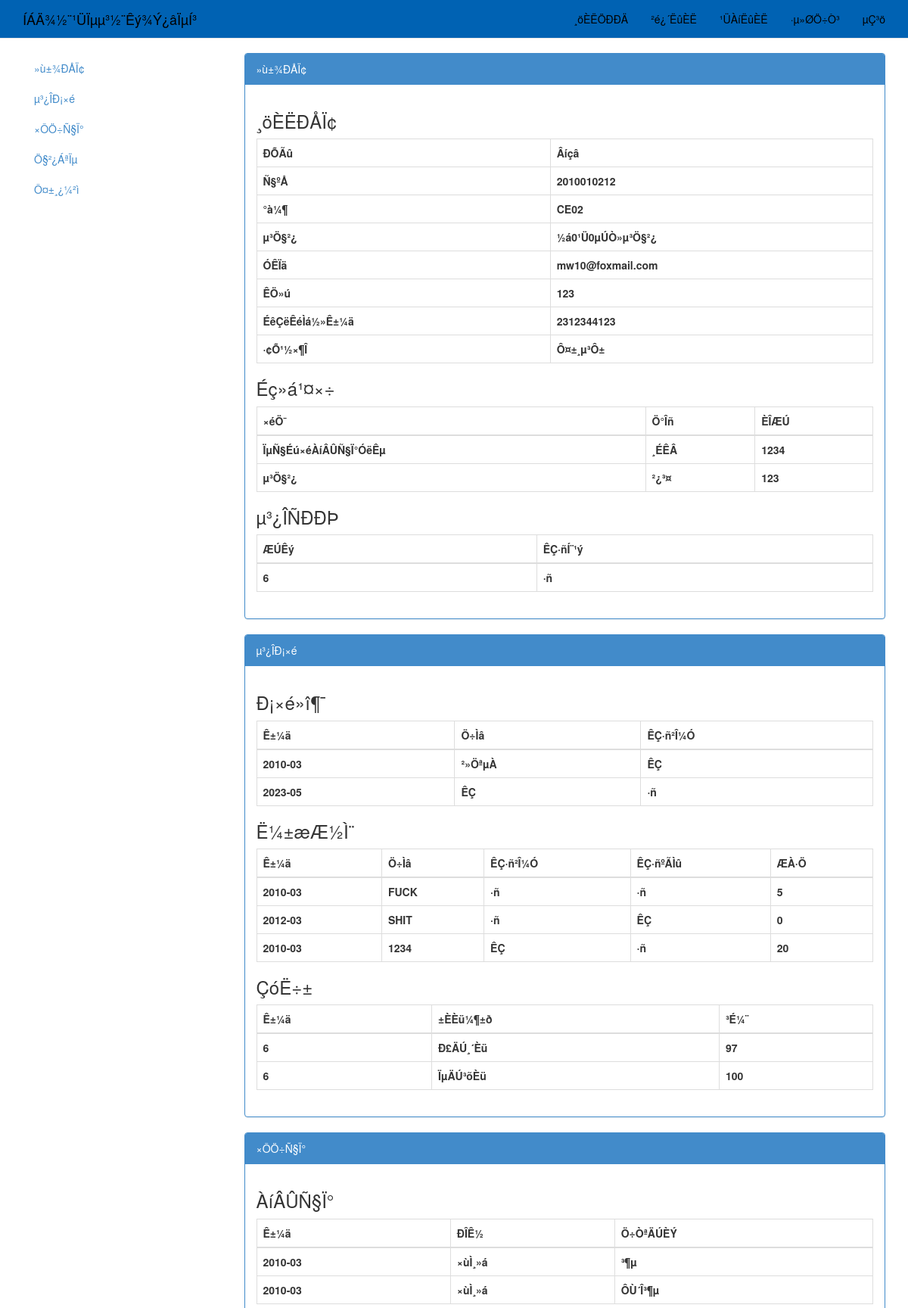
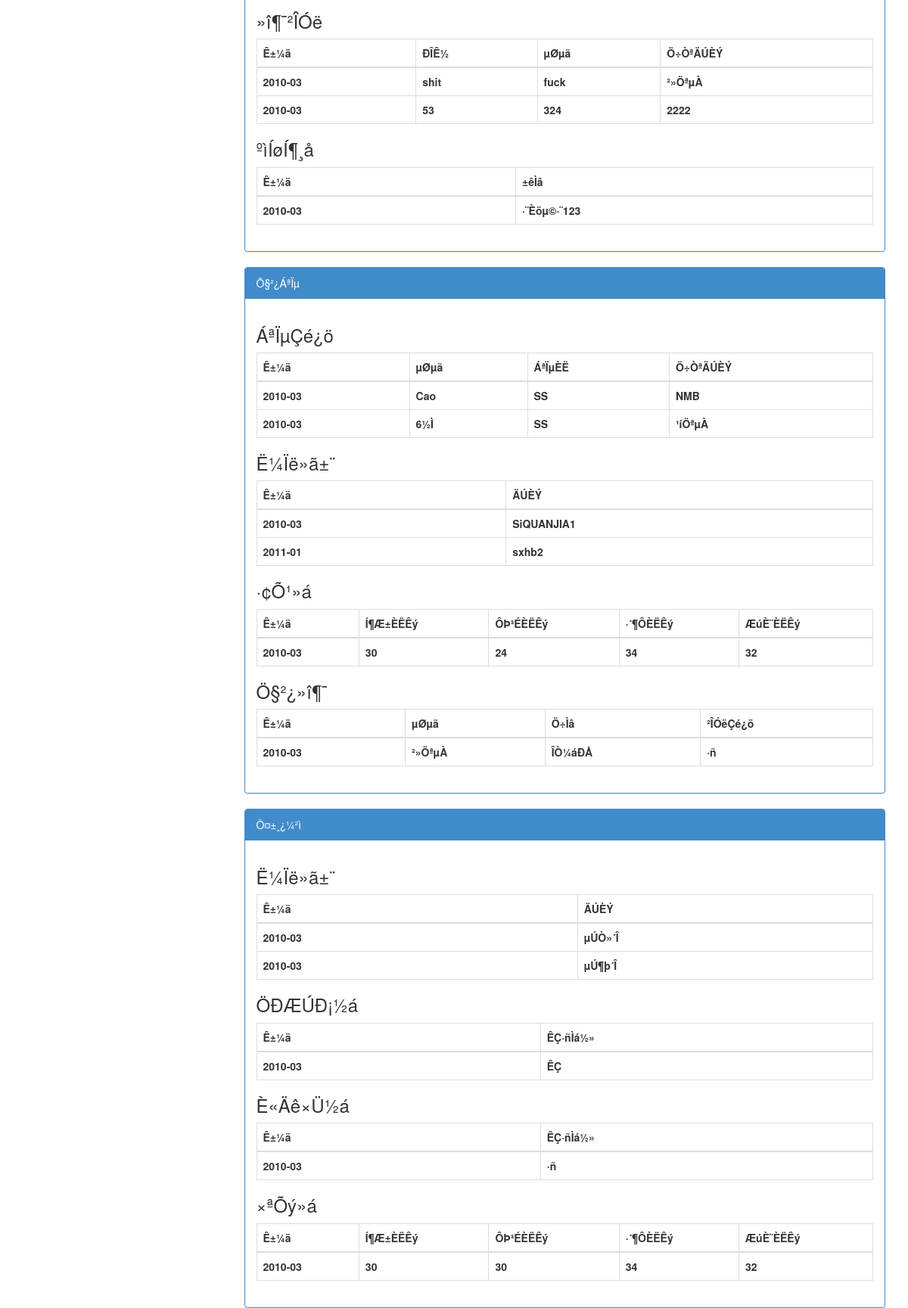
/personal.php (signed in, upper part), run on the app's committed database (2 pictures, top to bottom).
### tables this page shows
CREATE TABLE IF NOT EXISTS `useraccount` (
  `id` int(10) unsigned NOT NULL AUTO_INCREMENT,
  `account` varchar(20) NOT NULL,
  `name` varchar(20) DEFAULT NULL,
  `studentid` varchar(20) DEFAULT NULL,
  `class` varchar(20) DEFAULT NULL,
  `dangzhibu` varchar(20) NOT NULL,
  `mail` varchar(40) DEFAULT NULL,
  `cell` varchar(20) DEFAULT NULL,
  `tmstype` int(11) DEFAULT NULL,
  `time` varchar(20) DEFAULT NULL,
  `stage` int(2) DEFAULT '0',
  `adminroot` int(11) NOT NULL,
  `password` varchar(20) NOT NULL,
  PRIMARY KEY (`id`)
);

CREATE TABLE IF NOT EXISTS `basicinfo_socialwork` (
  `workid` int(11) NOT NULL AUTO_INCREMENT,
  `id` int(10) NOT NULL,
  `Associate` varchar(20) NOT NULL,
  `Position` varchar(20) NOT NULL,
  `Duration` varchar(20) NOT NULL,
  PRIMARY KEY (`workid`)
);

CREATE TABLE IF NOT EXISTS `basicinfo_dangke` (
  `dangkeid` int(11) NOT NULL AUTO_INCREMENT,
  `id` int(10) NOT NULL,
  `Qishu` varchar(20) NOT NULL,
  `Pass` varchar(10) NOT NULL,
  PRIMARY KEY (`dangkeid`)
);

CREATE TABLE IF NOT EXISTS `dangkexiaozu_activity` (
  `acitivityid` int(11) NOT NULL AUTO_INCREMENT,
  `id` int(10) NOT NULL,
  `Time` varchar(20) NOT NULL,
  `Theme` varchar(20) NOT NULL,
  `Attend` varchar(10) NOT NULL,
  PRIMARY KEY (`acitivityid`)
);

CREATE TABLE IF NOT EXISTS `dangkexiaozu_sibian` (
  `sibianid` int(11) NOT NULL AUTO_INCREMENT,
  `id` int(10) NOT NULL,
  `Time` varchar(20) NOT NULL,
  `Theme` varchar(20) NOT NULL,
  `Canjia` varchar(10) NOT NULL,
  `Haotie` varchar(10) NOT NULL,
  `pingfen` int(11) NOT NULL,
  PRIMARY KEY (`sibianid`)
);

CREATE TABLE IF NOT EXISTS `dangkexiaozu_qiusuo` (
  `qiusuoid` int(11) NOT NULL AUTO_INCREMENT,
  `Time` varchar(20) NOT NULL,
  `id` int(10) NOT NULL,
  `Level` varchar(20) NOT NULL,
  `Score` int(11) NOT NULL,
  PRIMARY KEY (`qiusuoid`)
);

CREATE TABLE IF NOT EXISTS `zizhu_lilun` (
  `lilunid` int(11) NOT NULL AUTO_INCREMENT,
  `id` int(10) NOT NULL,
  `Time` varchar(20) NOT NULL,
  `Style` varchar(20) NOT NULL,
  `Content` varchar(50) NOT NULL,
  PRIMARY KEY (`lilunid`)
);

CREATE TABLE IF NOT EXISTS `zizhu_huodong` (
  `huodong` int(11) NOT NULL AUTO_INCREMENT,
  `id` int(10) NOT NULL,
  `Time` varchar(20) NOT NULL,
  `Style` varchar(20) NOT NULL,
  `Position` varchar(20) NOT NULL,
  `Content` varchar(50) NOT NULL,
  PRIMARY KEY (`huodong`)
);

CREATE TABLE IF NOT EXISTS `zizhu_tougao` (
  `tougaoid` int(11) NOT NULL AUTO_INCREMENT,
  `id` int(10) NOT NULL,
  `Time` varchar(20) NOT NULL,
  `Title` varchar(50) NOT NULL,
  PRIMARY KEY (`tougaoid`)
);

CREATE TABLE IF NOT EXISTS `zhibu_lianxiqingkuang` (
  `qingkuangid` int(11) NOT NULL AUTO_INCREMENT,
  `id` int(10) NOT NULL,
  `Time` varchar(20) NOT NULL,
  `Location` varchar(20) NOT NULL,
  `Contact` varchar(20) NOT NULL,
  `Content` varchar(50) NOT NULL,
  PRIMARY KEY (`qingkuangid`)
);

CREATE TABLE IF NOT EXISTS `zhibu_huibao` (
  `huibaoid` int(11) NOT NULL AUTO_INCREMENT,
  `id` int(10) NOT NULL,
  `Time` varchar(20) NOT NULL,
  `Content` varchar(50) NOT NULL,
  PRIMARY KEY (`huibaoid`)
);

CREATE TABLE IF NOT EXISTS `zhibu_fazhanhui` (
  `fazhanhuiid` int(11) NOT NULL AUTO_INCREMENT,
  `id` int(10) NOT NULL,
  `Time` varchar(20) NOT NULL,
  `Total` int(11) NOT NULL,
  `Agree` int(11) NOT NULL,
  `Against` int(11) NOT NULL,
  `Giveup` int(11) NOT NULL,
  PRIMARY KEY (`fazhanhuiid`)
);

CREATE TABLE IF NOT EXISTS `zhibu_huodong` (
  `huodongid` int(11) NOT NULL AUTO_INCREMENT,
  `id` int(10) NOT NULL,
  `Time` varchar(20) NOT NULL,
  `Location` varchar(20) NOT NULL,
  `Theme` varchar(50) NOT NULL,
  `Results` varchar(50) NOT NULL,
  PRIMARY KEY (`huodongid`)
);

CREATE TABLE IF NOT EXISTS `yubei_huibao` (
  `huibaoid` int(11) NOT NULL AUTO_INCREMENT,
  `id` int(10) NOT NULL,
  `Time` varchar(20) NOT NULL,
  `Content` varchar(50) NOT NULL,
  PRIMARY KEY (`huibaoid`)
);

CREATE TABLE IF NOT EXISTS `yubei_zhongqi` (
  `zhongqiid` int(11) NOT NULL AUTO_INCREMENT,
  `id` int(10) NOT NULL,
  `Time` varchar(20) NOT NULL,
  `Tijiao` varchar(20) NOT NULL,
  PRIMARY KEY (`zhongqiid`)
);

CREATE TABLE IF NOT EXISTS `yubei_quannian` (
  `quannianid` int(11) NOT NULL AUTO_INCREMENT,
  `id` int(10) NOT NULL,
  `Time` varchar(20) NOT NULL,
  `Tijiao` varchar(20) NOT NULL,
  PRIMARY KEY (`quannianid`)
);

CREATE TABLE IF NOT EXISTS `yubei_zhuanzheng` (
  `zhuanzhengid` int(11) NOT NULL AUTO_INCREMENT,
  `id` int(10) NOT NULL,
  `Time` varchar(20) NOT NULL,
  `Total` int(11) NOT NULL,
  `Agree` int(11) NOT NULL,
  `Against` int(11) NOT NULL,
  `Giveup` int(11) NOT NULL,
  PRIMARY KEY (`zhuanzhengid`)
);

### config/db.php (called while the page is built, shortened)
<?php
class DB_MySQL
{
var $Host = "localhost";
var $User = "root";
var $Password = "";
var $Link_ID = 0;
var $Query_ID = 0;
var $Row_Result = array();
var $Rows;
	function connect($Database = "",$Host = "",$User = "",$Password = "")
	{
		if ("" == $Host)
		{
		  $Host     = $this->Host;
		}
		if ("" == $User)
		{
		  $User     = $this->User;
		}
		if ("" == $Password)
		{
		  $Password = $this->Password;
		}
		if ( 0 == $this->Link_ID )
		{
			$this->Link_ID=@mysql_pconnect($Host, $User, $Password);
		}
		return $this->Link_ID;
	}
	function free()
	{
		$this->Query_ID = 0;
	}
	function query($Query_String)
	{
		$this->Query_ID = @mysql_query($Query_String,$this->Link_ID);
		return $this->Query_ID;
	}
	function get_rows_array()
	{
		for($i=0;$i<$this->Rows;$i++)
		{
				$this->Row_Result[$i] = mysql_fetch_array($this->Query_ID);
		}
		return $this->Row_Result;
	}
	function get_rows()
	{
		$this->Rows = mysql_num_rows($this->Query_ID);
		return $this->Rows;
	}
	function fetch_one_array($sql)
	{
		$this->query($sql);
		return mysql_fetch_array($this->Query_ID);
	}
}
?>

### function/display.php (the view, shortened to what this page needs)
<?php
function GetPerson($id)
{
	$DB = new DB_MySQL;
	$sql= "select * from useraccount where id='$id'";
	$ans= $DB->fetch_one_array($sql);
	$stage=Getstagea($ans[10]);
	echo "<div class=\"panel panel-primary\">";
	echo "<div id=\"basicinfo\" class=\"panel-heading\">»ù±¾ÐÅÏ¢</div>";
	echo "<div class=\"panel-body\">";
	echo "<h3>¸öÈËÐÅÏ¢</h3>";
	echo "<table class=\"table table-bordered\">";
	echo "<tr><th>ÐÕÃû</th><th>".$ans[2]."</th></tr>";
	echo "<tr><th>Ñ§ºÅ</th><th>".$ans[3]."</th></tr>";
	echo "<tr><th>°à¼¶</th><th>".$ans[4]."</th></tr>";
	echo "<tr><th>µ³Ö§²¿</th><th>".$ans[5]."</th></tr>";
	echo "<tr><th>ÓÊÏä</th><th>".$ans[6]."</th></tr>";
	echo "<tr><th>ÊÖ»ú</th><th>".$ans[7]."</th></tr>";
	echo "<tr><th>ÉêÇëÊéÌá½»Ê±¼ä</th><th>".$ans[9]."</th></tr>";
	echo "<tr><th>·¢Õ¹½×¶Î</th><th>".$stage."</th></tr>";
	echo "</table>";
	echo "<h3>Éç»á¹¤×÷</h3>";
	echo "<table class=\"table table-bordered\">";
	$sql= "select * from  basicinfo_socialwork where id='$id'";
	$DB->query($sql);
	$ans=$DB->get_rows_array();
	$num=$DB->get_rows();
		if ($num==0) {echo "<h4>ÔÝÎÞÐÅÏ¢</h4>";}
		else{
			echo"<thead><tr><th>×éÖ¯</th><th>Ö°Îñ</th><th>ÈÎÆÚ</th></tr></thead>";
		for ($i=0;$i<$num;$i++)
		{
			$sample=$ans[$i];
			echo"<tr><th>".$sample[2]."</th><th>".$sample[3]."</th><th>".$sample[4]."</th></tr>";
		}
			}
			echo "</table>";
	echo "<h3>µ³¿ÎÑÐÐÞ</h3>";
	echo "<table class=\"table table-bordered\">";
	$sql= "select * from  basicinfo_dangke where id='$id'";
	$DB->query($sql);
	$ans=$DB->get_rows_array();
	$num=$DB->get_rows();
		if ($num==0) {echo "<h4>ÔÝÎÞÐÅÏ¢</h4>";}
		else{
			echo"<thead><tr><th>ÆÚÊý</th><th>ÊÇ·ñÍ¨¹ý</th></tr></thead>";
		for ($i=0;$i<$num;$i++)
		{
			$sample=$ans[$i];
			echo"<tr><th>".$sample[2]."</th><th>".$sample[3]."</th></tr>";
		}
		}
	echo "</table>";
	echo "</div>";
	echo "</div>";
	echo "<div class=\"panel panel-primary\">";
	echo "<div id=\"dangke\" class=\"panel-heading\">µ³¿ÎÐ¡×é</div>";
	echo "<div class=\"panel-body\">";
	echo "<h3>Ð¡×é»î¶¯</h3>";
	echo "<table class=\"table table-bordered\">";
	$sql= "select * from  dangkexiaozu_activity where id='$id'";
	$DB->query($sql);
	$ans=$DB->get_rows_array();
	$num=$DB->get_rows();
		if ($num==0) {echo "<h4>ÔÝÎÞÐÅÏ¢</h4>";}
		else{
			echo"<thead><tr><th>Ê±¼ä</th><th>Ö÷Ìâ</th><th>ÊÇ·ñ²Î¼Ó</th></tr></thead>";
		for ($i=0;$i<$num;$i++)
		{
			$sample=$ans[$i];
			echo"<tr><th>".$sample[2]."</th><th>".$sample[3]."</th><th>".$sample[4]."</th></tr>";
		}
		}
	echo "</table>";
	echo "<h3>Ë¼±æÆ½Ì¨</h3>";
	echo "<table class=\"table table-bordered\">";
	$sql= "select * from  dangkexiaozu_sibian where id='$id'";
	$DB->query($sql);
	$ans=$DB->get_rows_array();
	$num=$DB->get_rows();
		if ($num==0) {echo "<h4>ÔÝÎÞÐÅÏ¢</h4>";}
		else{
			echo"<thead><tr><th>Ê±¼ä</th><th>Ö÷Ìâ</th><th>ÊÇ·ñ²Î¼Ó</th><th>ÊÇ·ñºÃÌû</th><th>ÆÀ·Ö</th></tr></thead>";
		for ($i=0;$i<$num;$i++)
		{
			$sample=$ans[$i];
			echo"<tr><th>".$sample[2]."</th><th>".$sample[3]."</th><th>".$sample[4]."</th><th>".$sample[5]."</th><th>".$sample[6]."</th></tr>";
		}
		}
		echo "</table>";
	echo "<h3>ÇóË÷±­</h3>";
	echo "<table class=\"table table-bordered\">";
	$sql= "select * from  dangkexiaozu_qiusuo where id='$id'";
	$DB->query($sql);
	$ans=$DB->get_rows_array();
	$num=$DB->get_rows();
		if ($num==0) {echo "<h4>ÔÝÎÞÐÅÏ¢</h4>";}
		else{
			echo"<thead><tr><th>Ê±¼ä</th><th>±ÈÈü¼¶±ð</th><th>³É¼¨</th></tr></thead>";
		for ($i=0;$i<$num;$i++)
		{
			$sample=$ans[$i];
			echo"<tr><th>".$sample[2]."</th><th>".$sample[3]."</th><th>".$sample[4]."</th></tr>";
		}
		}
		echo "</table>";
		echo "</div>";
		echo "</div>";
	echo "<div class=\"panel panel-primary\">";
	echo "<div id=\"zizhu\" class=\"panel-heading\">×ÔÖ÷Ñ§Ï°</div>";
	echo "<div class=\"panel-body\">";
	echo "<h3>ÀíÂÛÑ§Ï°</h3>";
	echo "<table class=\"table table-bordered\">";
	$sql= "select * from  zizhu_lilun where id='$id'";
	$DB->query($sql);
	$ans=$DB->get_rows_array();
	$num=$DB->get_rows();
		if ($num==0) {echo "<h4>ÔÝÎÞÐÅÏ¢</h4>";}
		else{
			echo"<thead><tr><th>Ê±¼ä</th><th>ÐÎÊ½</th><th>Ö÷ÒªÄÚÈÝ</th></tr></thead>";
		for ($i=0;$i<$num;$i++)
		{
			$sample=$ans[$i];
			echo"<tr><th>".$sample[2]."</th><th>".$sample[3]."</th><th>".$sample[4]."</th></tr>";
		}
		}
		echo "</table>";
	echo "<h3>»î¶¯²ÎÓë</h3>";
	echo "<table class=\"table table-bordered\">";
	$sql= "select * from  zizhu_huodong where id='$id'";
	$DB->query($sql);
	$ans=$DB->get_rows_array();
	$num=$DB->get_rows();
		if ($num==0) {echo "<h4>ÔÝÎÞÐÅÏ¢</h4>";}
		else{
			echo"<thead><tr><th>Ê±¼ä</th><th>ÐÎÊ½</th><th>µØµã</th><th>Ö÷ÒªÄÚÈÝ</th></tr></thead>";
		for ($i=0;$i<$num;$i++)
		{
			$sample=$ans[$i];
			echo"<tr><th>".$sample[2]."</th><th>".$sample[3]."</th><th>".$sample[4]."</th><th>".$sample[5]."</th></tr>";
		}
		}
	echo "</table>";
	echo "<h3>ºìÍøÍ¶¸å</h3>";
	echo "<table class=\"table table-bordered\">";
	$sql= "select * from  zizhu_tougao where id='$id'";
	$DB->query($sql);
	$ans=$DB->get_rows_array();
	$num=$DB->get_rows();
		if ($num==0) {echo "<h4>ÔÝÎÞÐÅÏ¢</h4>";}
		else{
			echo"<thead><tr><th>Ê±¼ä</th><th>±êÌâ</th></tr></thead>";
		for ($i=0;$i<$num;$i++)
		{
			$sample=$ans[$i];
			echo"<tr><th>".$sample[2]."</th><th>".$sample[3]."</th></tr>";
		}
		}
		echo "</table>";
		echo "</div>";
		echo "</div>";
	echo "<div class=\"panel panel-primary\">";
	echo "<div id=\"zhibu\" class=\"panel-heading\">Ö§²¿ÁªÏµ</div>";
	echo "<div class=\"panel-body\">";
	echo "<h3>ÁªÏµÇé¿ö</h3>";
	echo "<table class=\"table table-bordered\">";
	$sql= "select * from  zhibu_lianxiqingkuang where id='$id'";
	$DB->query($sql);
	$ans=$DB->get_rows_array();
	$num=$DB->get_rows();
		if ($num==0) {echo "<h4>ÔÝÎÞÐÅÏ¢</h4>";}
		else{
			echo"<thead><tr><th>Ê±¼ä</th><th>µØµã</th><th>ÁªÏµÈË</th><th>Ö÷ÒªÄÚÈÝ</th></tr></thead>";
		for ($i=0;$i<$num;$i++)
		{
			$sample=$ans[$i];
			echo"<tr><th>".$sample[2]."</th><th>".$sample[3]."</th><th>".$sample[4]."</th><th>".$sample[5]."</th></tr>";
		}
		}
			echo "</table>";
	echo "<h3>Ë¼Ïë»ã±¨</h3>";
	echo "<table class=\"table table-bordered\">";
	$sql= "select * from  zhibu_huibao where id='$id'";
	$DB->query($sql);
	$ans=$DB->get_rows_array();
	$num=$DB->get_rows();
		if ($num==0) {echo "<h4>ÔÝÎÞÐÅÏ¢</h4>";}
		else{
			echo"<thead><tr><th>Ê±¼ä</th><th>ÄÚÈÝ</th></tr></thead>";
		for ($i=0;$i<$num;$i++)
		{
			$sample=$ans[$i];
			echo"<tr><th>".$sample[2]."</th><th>".$sample[3]."</th></tr>";
		}
		}
			echo "</table>";
	echo "<h3>·¢Õ¹»á</h3>";
	echo "<table class=\"table table-bordered\">";
	$sql= "select * from  zhibu_fazhanhui where id='$id'";
	$DB->query($sql);
	$ans=$DB->get_rows_array();
	$num=$DB->get_rows();
		if ($num==0) {echo "<h4>ÔÝÎÞÐÅÏ¢</h4>";}
		else{
			echo"<thead><tr><th>Ê±¼ä</th><th>Í¶Æ±ÈËÊý</th><th>ÔÞ³ÉÈËÊý</th><th>·´¶ÔÈËÊý</th><th>ÆúÈ¨ÈËÊý</th></tr></thead>";
		for ($i=0;$i<$num;$i++)
		{
			$sample=$ans[$i];
			echo"<tr><th>".$sample[2]."</th><th>".$sample[3]."</th><th>".$sample[4]."</th><th>".$sample[5]."</th><th>".$sample[6]."</th></tr>";
		}
		}
			echo "</table>";
	echo "<h3>Ö§²¿»î¶¯</h3>";
	echo "<table class=\"table table-bordered\">";
	$sql= "select * from  zhibu_huodong where id='$id'";
	$DB->query($sql);
	$ans=$DB->get_rows_array();
	$num=$DB->get_rows();
		if ($num==0) {echo "<h4>ÔÝÎÞÐÅÏ¢</h4>";}
		else{
			echo"<thead><tr><th>Ê±¼ä</th><th>µØµã</th><th>Ö÷Ìâ</th><th>²ÎÓëÇé¿ö</th></tr></thead>";
		for ($i=0;$i<$num;$i++)
		{
			$sample=$ans[$i];
			echo"<tr><th>".$sample[2]."</th><th>".$sample[3]."</th><th>".$sample[4]."</th><th>".$sample[5]."</th></tr>";
		}
		}
	echo "</table>";
		echo "</div>";
		echo "</div>";
	echo "<div class=\"panel panel-primary\">";
	echo "<div id=\"yubei\" class=\"panel-heading\">Ô¤±¸¿¼²ì</div>";
	echo "<div class=\"panel-body\">";
	echo "<h3>Ë¼Ïë»ã±¨</h3>";
	echo "<table class=\"table table-bordered\">";
	$sql= "select * from  yubei_huibao where id='$id'";
	$DB->query($sql);
	$ans=$DB->get_rows_array();
	$num=$DB->get_rows();
		if ($num==0) {echo "<h4>ÔÝÎÞÐÅÏ¢</h4>";}
		else{
			echo"<thead><tr><th>Ê±¼ä</th><th>ÄÚÈÝ</th></tr></thead>";
		for ($i=0;$i<$num;$i++)
		{
			$sample=$ans[$i];
			echo"<tr><th>".$sample[2]."</th><th>".$sample[3]."</th></tr>";
		}
		}
			echo "</table>";
	echo "<h3>ÖÐÆÚÐ¡½á</h3>";
	echo "<table class=\"table table-bordered\">";
	$sql= "select * from  yubei_zhongqi where id='$id'";
	$DB->query($sql);
	$ans=$DB->get_rows_array();
	$num=$DB->get_rows();
		if ($num==0) {echo "<h4>ÔÝÎÞÐÅÏ¢</h4>";}
		else{
			echo"<thead><tr><th>Ê±¼ä</th><th>ÊÇ·ñÌá½»</th></tr></thead>";
		for ($i=0;$i<$num;$i++)
		{
			$sample=$ans[$i];
			echo"<tr><th>".$sample[2]."</th><th>".$sample[3]."</th></tr>";
		}
		}
			echo "</table>";
	echo "<h3>È«Äê×Ü½á</h3>";
	echo "<table class=\"table table-bordered\">";
	$sql= "select * from  yubei_quannian where id='$id'";
	$DB->query($sql);
	$ans=$DB->get_rows_array();
	$num=$DB->get_rows();
		if ($num==0) {echo "<h4>ÔÝÎÞÐÅÏ¢</h4>";}
		else{
			echo"<thead><tr><th>Ê±¼ä</th><th>ÊÇ·ñÌá½»</th></tr></thead>";
		for ($i=0;$i<$num;$i++)
		{
			$sample=$ans[$i];
			echo"<tr><th>".$sample[2]."</th><th>".$sample[3]."</th></tr>";
		}
		}
			echo "</table>";
	echo "<h3>×ªÕý»á</h3>";
	echo "<table class=\"table table-bordered\">";
	$sql= "select * from  yubei_zhuanzheng where id='$id'";
	$DB->query($sql);
	$ans=$DB->get_rows_array();
	$num=$DB->get_rows();
		if ($num==0) {echo "<h4>ÔÝÎÞÐÅÏ¢</h4>";}
		else{
			echo"<thead><tr><th>Ê±¼ä</th><th>Í¶Æ±ÈËÊý</th><th>ÔÞ³ÉÈËÊý</th><th>·´¶ÔÈËÊý</th><th>ÆúÈ¨ÈËÊý</th></tr></thead>";
		for ($i=0;$i<$num;$i++)
		{
			$sample=$ans[$i];
			echo"<tr><th>".$sample[2]."</th><th>".$sample[3]."</th><th>".$sample[4]."</th><th>".$sample[5]."</th><th>".$sample[6]."</th></tr>";
		}
		}
		echo "</table>";
		echo "</div>";
		echo "</div>";
;}
function Getstagea($stage)
{
if ($stage==2) {return "Ô¤±¸µ³Ô±";}
}
?>

### data on the page
useraccount: name "Âíçâ", studentid "2010010212", class "CE02", dangzhibu "½á0¹Ü0µÚÒ»µ³Ö§²¿", mail "mw10@foxmail.com", cell "123", time "2312344123", stage "Ô¤±¸µ³Ô±"
basicinfo_socialwork: Associate "ÏµÑ§Éú×éÀíÂÛÑ§Ï°ÓëÊµ", Position "¸ÉÊÂ", Duration "1234"
basicinfo_socialwork: Associate "µ³Ö§²¿", Position "²¿³¤", Duration "123"
basicinfo_dangke: Qishu "6", Pass "·ñ"
dangkexiaozu_activity: Time "2010-03", Theme "²»ÖªµÀ", Attend "ÊÇ"
dangkexiaozu_activity: Time "2023-05", Theme "ÊÇ", Attend "·ñ"
dangkexiaozu_sibian: Time "2010-03", Theme "FUCK", Canjia "·ñ", Haotie "·ñ", pingfen "5"
dangkexiaozu_sibian: Time "2012-03", Theme "SHIT", Canjia "·ñ", Haotie "ÊÇ", pingfen "0"
dangkexiaozu_sibian: Time "2010-03", Theme "1234", Canjia "ÊÇ", Haotie "·ñ", pingfen "20"
dangkexiaozu_qiusuo: id "6", Level "Ð£ÄÚ¸´Èü", Score "97"
dangkexiaozu_qiusuo: id "6", Level "ÏµÄÚ³õÈü", Score "100"
zizhu_lilun: Time "2010-03", Style "×ùÌ¸»á", Content "³¶µ­"
zizhu_lilun: Time "2010-03", Style "×ùÌ¸»á", Content "ÔÙ´Î³¶µ­"
zizhu_huodong: Time "2010-03", Style "shit", Position "fuck", Content "²»ÖªµÀ"
zizhu_huodong: Time "2010-03", Style "53", Position "324", Content "2222"
zizhu_tougao: Time "2010-03", Title "·¨Èöµ©·¨123"
zhibu_lianxiqingkuang: Time "2010-03", Location "Cao", Contact "SS", Content "NMB"
zhibu_lianxiqingkuang: Time "2010-03", Location "6½Ì", Contact "SS", Content "¹íÖªµÀ"
zhibu_huibao: Time "2010-03", Content "SiQUANJIA1"
zhibu_huibao: Time "2011-01", Content "sxhb2"
zhibu_fazhanhui: Time "2010-03", Total "30", Agree "24", Against "34", Giveup "32"
zhibu_huodong: Time "2010-03", Location "²»ÖªµÀ", Theme "ÎÒ¼áÐÅ", Results "·ñ"
yubei_huibao: Time "2010-03", Content "µÚÒ»´Î"
yubei_huibao: Time "2010-03", Content "µÚ¶þ´Î"
yubei_zhongqi: Time "2010-03", Tijiao "ÊÇ"
yubei_quannian: Time "2010-03", Tijiao "·ñ"
yubei_zhuanzheng: Time "2010-03", Total "30", Agree "30", Against "34", Giveup "32"
